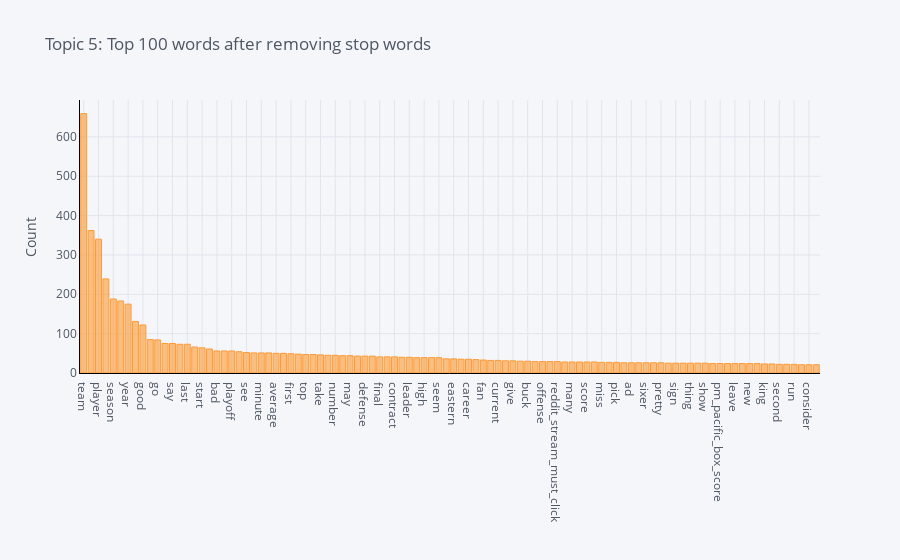

Notebook source saved alongside this figure:
### Code cell
plot_model(lda, plot='topic_model')
plot_model(lda, plot='wordcloud', topic_num = 'Topic 5')
plot_model(lda, plot='frequency', topic_num = 'Topic 5')

### Figure 1 — Plotly figure (JSON) as saved in the notebook; plotly's stock layout.template omitted (floating-point values rounded to 4 significant figures)
{"data": [{"name": "count", "text": "", "y": [659, 362, 340, 239, 188, 183, 175, 131, 122, 85, 84, 75, 75, 73, 73, 66, 64, 61, 56, 56, 56, 54, 52, 51, 51, 51, 50, 50, 49, 48, 47, 47, 46, 45, 45, 44, 44, 43, 43, 43, 41, 41, 41, 40, 40, 39, 39, 39, 39, 36, 36, 35, 35, 34, 33, 32, 32, 31, 31, 30, 30, 29, 29, 29, 29, 28, 28, 28, 28, 28, 27, 27, 27, 26, 26, 26, 26, 26, 26, 25, 25, 25, 25, 25, 25, 24, 24, 24, 24, 24, 24, 24, 23, 23, 22, 22, 22, 21, 21, 21], "marker": {"color": "rgba(255, 153, 51, 0.6)", "line": {"color": "rgba(255, 153, 51, 1.0)", "width": 1}}, "x": ["team", "game", "player", "play", "season", "stat", "year", "win", "good", "point", "go", "time", "say", "look", "last", "total", "start", "source", "bad", "basketball", "playoff", "laker", "see", "warrior", "minute", "far", "average", "even", "first", "trade", "top", "assist", "take", "big", "number", "come", "may", "draft", "defense", "points_rebounds_assist", "final", "back", "contract", "league", "leader", "great", "high", "record", "seem", "clipper", "eastern", "right", "career", "shoot", "fan", "lose", "current", "quarter", "give", "low", "buck", "lead", "offense", "people", "reddit_stream_must_click", "defensive", "many", "net", "score", "case", "miss", "need", "pick", "end", "ad", "guy", "sixer", "want", "pretty", "blk_pf_pt", "sign", "least", "thing", "really", "show", "better", "pm_pacific_box_score", "school", "leave", "lot", "new", "pass", "king", "level", "second", "use", "run", "change", "consider", "role"], "type": "bar", "orientation": "v"}], "layout": {"title": {"text": "Topic 5: Top 100 words after removing stop words", "font": {"color": "#4D5663"}}, "paper_bgcolor": "#F5F6F9", "plot_bgcolor": "#F5F6F9", "yaxis": {"tickfont": {"color": "#4D5663"}, "title": {"text": "Count", "font": {"color": "#4D5663"}}, "showgrid": true, "zerolinecolor": "#E1E5ED", "gridcolor": "#E1E5ED", "linecolor": "black"}, "xaxis": {"tickfont": {"color": "#4D5663"}, "title": {"text": "", "font": {"color": "#4D5663"}}, "showgrid": true, "zerolinecolor": "#E1E5ED", "gridcolor": "#E1E5ED", "linecolor": "black"}, "legend": {"bgcolor": "#F5F6F9", "font": {"color": "#4D5663"}}}}
